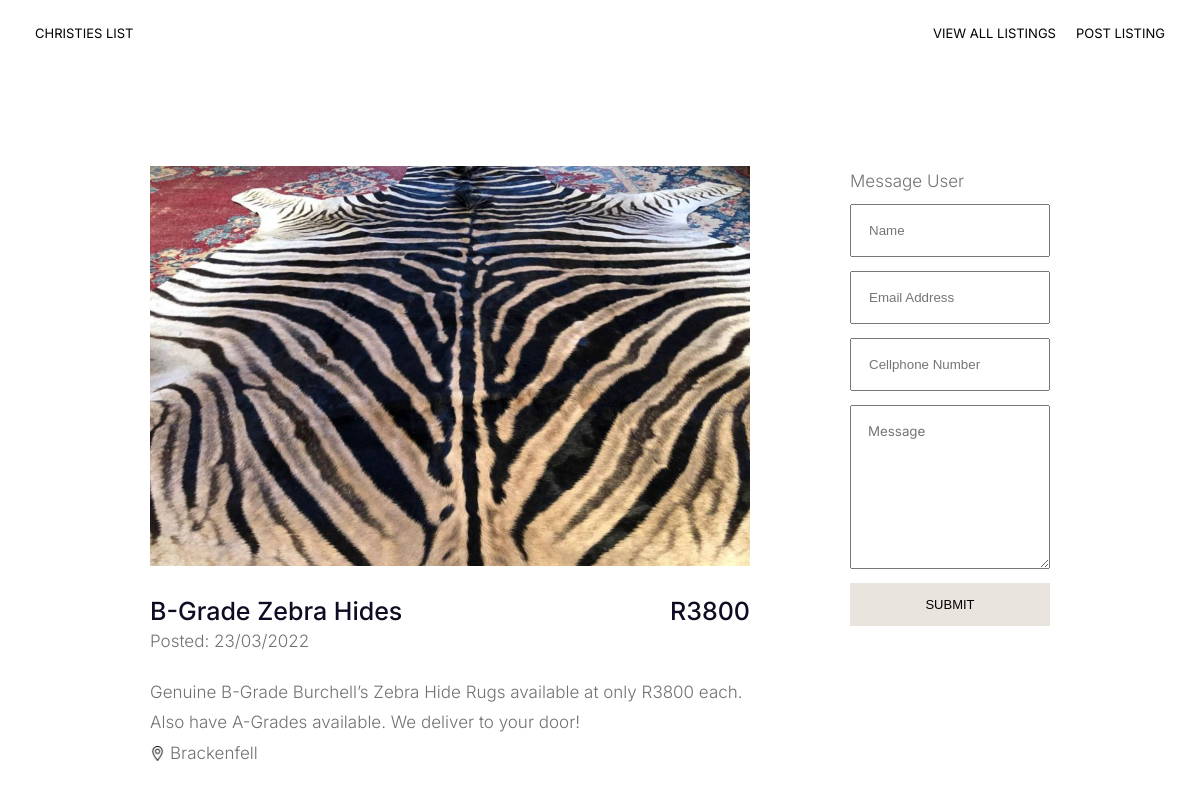
Screenshot of /view-listing.php?id=3 with the database file from the repository.
### tables this page shows
CREATE TABLE `listing` (
  `id` int NOT NULL AUTO_INCREMENT,
  `posted_by` int NOT NULL,
  `name` varchar(255) NOT NULL,
  `description` varchar(255) NOT NULL,
  `location` varchar(255) NOT NULL,
  `date` varchar(255) NOT NULL,
  `category` varchar(255) NOT NULL,
  `image` varchar(255) NOT NULL,
  `price` varchar(11) NOT NULL,
  PRIMARY KEY (`id`)
);

### src/core/queries.php (called while the page is built, shortened)
<?php
function getListingById($id) {
    require 'conn.php';
    return $conn->query("SELECT * FROM listing WHERE id=" . $id);
}

### src/model/full-listing.php (the view)
<?php
function fullListing($id, $name, $description, $price, $date, $location, $image) {
    echo '<div class="full-listing">
                <img src="' . $image . '" width="600px">
                <div class="full-description">
                    <div class="full-description-price">
                        <div>
                            <h4>' . htmlspecialchars($name) . '</h4>
                            <p>Posted: ' . htmlspecialchars($date) . '</p>
                        </div>
                        <h4>R' . htmlspecialchars($price) . '</h4>
                    </div>
                    <p>' . htmlspecialchars($description) . '</p>
                    <div class="location">
                        <img src="image/location.png" width="15px">
                        <p>' . htmlspecialchars($location) . '</p>
                    </div>
                </div>
          </div>';
}

### src/view-listing.php (shortened to what this page needs)
<?php session_start(); require 'send-enquiry.php';  include 'menu.php'; include 'model/full-listing.php'; ?>
<html>
    <div class="container">
        <div class="side-by-side">
            <div class="listing-side">
                <?php
                    $listings = getListingById($_GET['id']);
                    if ($listings->num_rows > 0) {
                        while($row = $listings->fetch_assoc()) {
                            fullListing($row['id'], $row['name'], $row['description'], $row['price'], $row['date'], $row['location'], $row['image']);
                    }
                    } else {
                    echo '<div>
                            <h3>There is no listing with this ID</a></h3>
                        </div>';
                    }
                ?>
            </div>
            <div>
                <p>Message User</p>
                <form action="<?php echo htmlspecialchars($_SERVER['REQUEST_URI']);?>" method="post">
                    <input type="text" name="name" placeholder="Name" required>
                    <input type="text" name="email" placeholder="Email Address" required>
                    <input type="text" name="number" placeholder="Cellphone Number">
                    <textarea id="message" name="message" rows="8" cols="50" placeholder="Message"></textarea>
                    <input type="submit">
                </form>
            </div>
        </div>
    </div>
</html>

### src/css/styles.css (style rules this page uses)
body, h1, h3, p, h4 { margin: 0; }
body, textarea { font-family: 'Inter', sans-serif; }
p { font-size: 17px; }
p, .registration p, select { line-height: 1.8em; font-weight: 300; color: #727272; }
h1, h2, h3, h4 { font-weight: 500; color: #0d0c22; }
h4 { font-size: 25px; }
button, input[type="submit"] { border-radius: 17px; border: 0; padding: 14px 40px; font-size: 13px; text-transform: uppercase; background-color: white; }
nav, nav div, footer, .container, .heading, .listings-container, .listings-container-inner, .listing, .full-description-price, .location, .safety-banner, .hot-items, .categories, .side-by-side { display: flex; }
nav, footer, nav div, .container, .heading, .listings-container-inner, .listing, .location, .safety-banner { align-items: center; }
.container { width: 70%; margin: 0 auto; }
.container { flex-direction: column; }
.description, .full-description { padding: 10px 0; }
.full-description-price { justify-content: space-between; padding: 20px 0; }
.location img { margin-right: 5px; }
.side-by-side { padding: 100px 0 50px 0; }
.listing-side { max-width: 600px; padding-right: 100px; }
input, select, textarea { width: 100%; padding: 17px; margin: 7px 0; }
input[type="submit"] { background: #eae4df !important; color: black !important; border-radius: 0; width: 200px; float: right; }

### rows the page displays
listing: image (picture), name "B-Grade Zebra Hides", date "23/03/2022", price "3800", description "Genuine B-Grade Burchell’s Zebra Hide Rugs available at only R3800 each. Also have A-Grades available. We deliver to your door!", location "Brackenfell"
